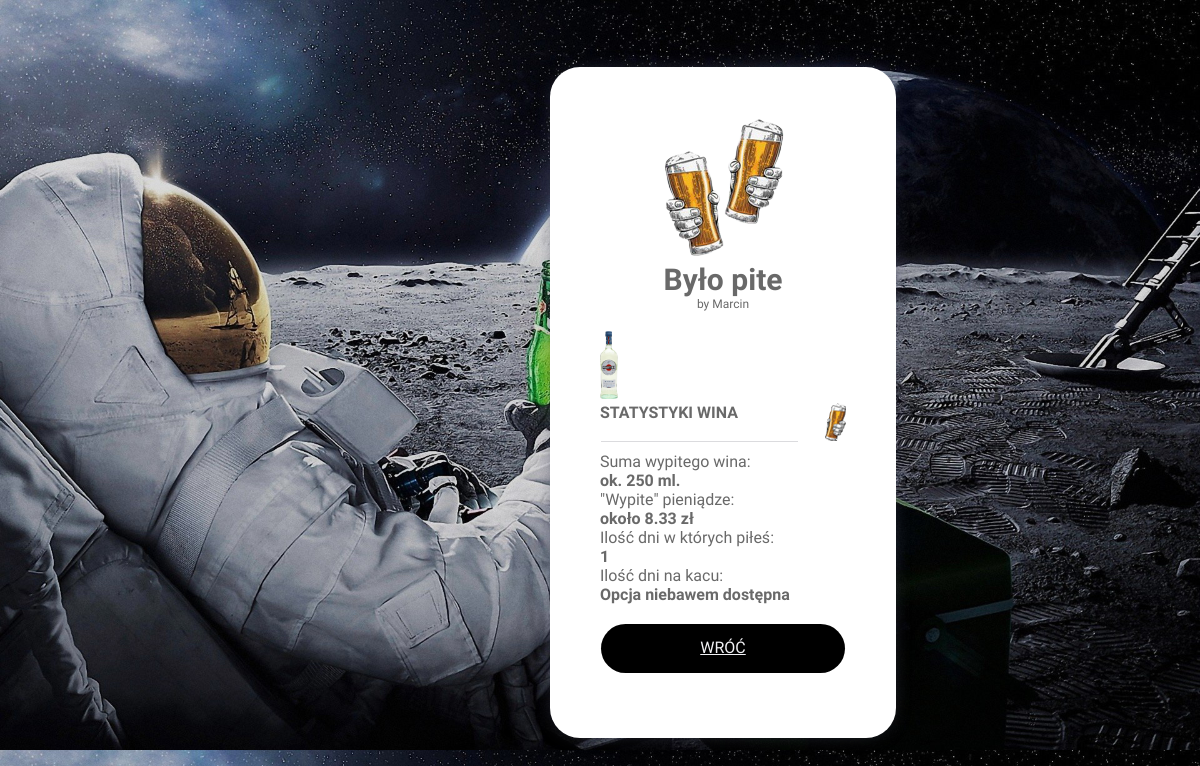
The page /wino.php on the database as committed earlier.
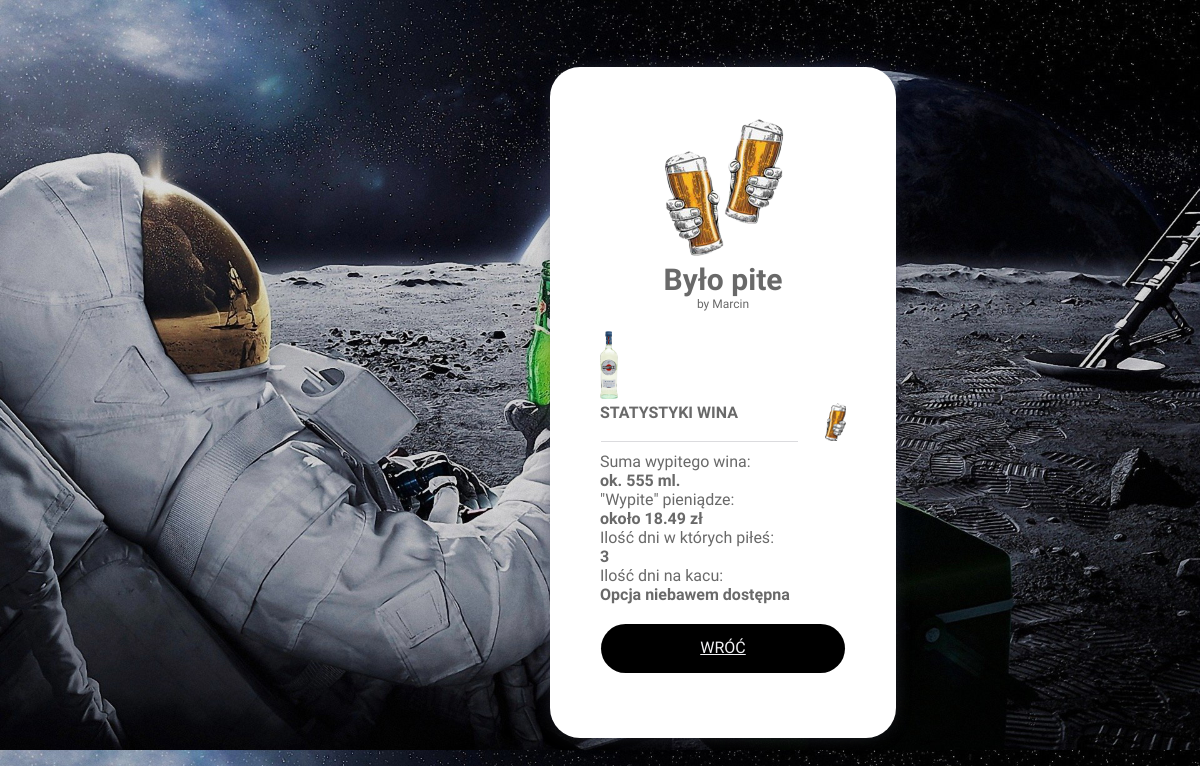
The same page on the database as committed later.
### tables this page shows
CREATE TABLE `rekord` (
  `id` int(11) NOT NULL,
  `alcohol_id` int(10) NOT NULL,
  `created_on` date NOT NULL DEFAULT current_timestamp(),
  `quantity` int(10) NOT NULL,
  `gramatura` int(11) NOT NULL
);

CREATE TABLE `gramatura` (
  `id` int(11) NOT NULL,
  `name` varchar(12) NOT NULL
);

### helpers.php (called while the page is built, shortened)
<?php
function rrr($db, $suma, $id)
{
    if ($suma != 0) {
        if (is_numeric($suma) && $suma > 1000) {
            $name = 'ok. ' . $suma / 1000 . ' l.';
        } else {
            $query = "SELECT * FROM gramatura WHERE id = $id";
            $result = $db->query($query)->fetch_assoc();
            $name = 'ok. ' . $suma . ' ' . $result['name'];
        }
    } else {
        $name = 'Nie było pite';
    }
    return $name;
}

### wino.php (the view, shortened to what this page needs)
<?php
require_once 'helpers.php';
require_once 'connect.php';
$db = new mysqli($host, $db_user, $db_password, $db_name);
$query = "SELECT * FROM rekord WHERE created_on >= '2022-12-01'";
$rekordy = $db->query($query)->fetch_all();
$gramaturaWina = '';
$sumaWina = 0;
$iloscDni = 0;
foreach ($rekordy as $rekord) {
    if ($rekord[1] == 3) {
        $sumaWina += (int)$rekord[3];
        $gramaturaWina = $rekord[4];
        $iloscDni +=  $rekord[1];
    }
}
$iloscDni /= 3;
if ($sumaWina != 0) {
    $sumaPieniedzy = $sumaWina / 750 * 24.99 ;
    $formatedSumaPieniedzy = number_format($sumaPieniedzy, 2);
} else {
    $sumaWina = 'Nie było pite';
}
$sumaWina = rrr($db, $sumaWina, $gramaturaWina);
?>
<!doctype html>
<html lang="en">
<head>
    <link rel="stylesheet" type="text/css" href="style.css">
</head>
<body>
<div class="box">
    <div style="text-align: center;">
        <img  src="zdjecia/bp_logo2.png" alt="napraw kod"></a>
    </div>
    <div class="było-pite">Było pite</div>
    <div class="by-marcin">by Marcin</div>
    <img src="zdjecia/martiniBianco.png" class="ruda" alt="Coś się popsuło"> <br>
    <div class="color mb-20">
        <img src="zdjecia/bp_icon.png" alt="napraw kod" class="quantity">
        <div class="alcohol fb text-uppercase">Statystyki wina</div>
        <div class="stripe percent-80 mt-0"></div>
        <?php
        echo 'Suma wypitego wina:' . '<div class="fb">' . $sumaWina . '</div>';
        echo '"Wypite" pieniądze:' . '<div class="fb">' . 'około ' . $formatedSumaPieniedzy . ' zł' . '</div>';
        echo 'Ilość dni w których piłeś:' . '<div class="fb">' . $iloscDni . '</div>';
        echo 'Ilość dni na kacu:' . '<div class="fb">' . 'Opcja niebawem dostępna' . '</div>';
        ?>
    </div>
    <a href="rankingi.php" class="popraw-rekord mb-15">Wróć</a>
</div>
</body>
</html>

Rows that differ between the two databases and show on the page:
no longer on this page (row edited): rekord: gramatura.name "ok. 250 ml."
added rekord: gramatura.name "ok. 555 ml."
Other text that changed with them:
$formatedSumaPieniedzy: "8.33" → "18.49"
$iloscDni: "1" → "3"
